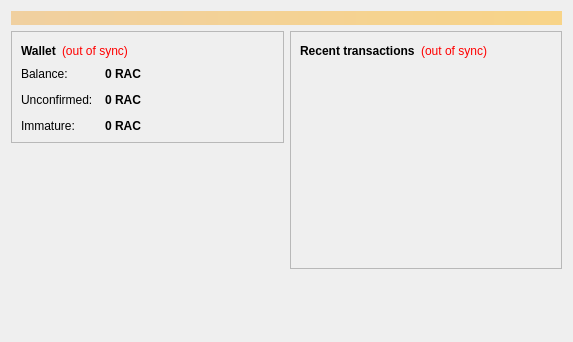
<?xml version="1.0" encoding="UTF-8"?>
<ui version="4.0">
 <class>OverviewPage</class>
 <widget class="QWidget" name="OverviewPage">
  <property name="geometry">
   <rect>
    <x>0</x>
    <y>0</y>
    <width>573</width>
    <height>342</height>
   </rect>
  </property>
  <property name="windowTitle">
   <string>Form</string>
  </property>
  <layout class="QVBoxLayout" name="topLayout">
   <item>
    <widget class="QLabel" name="labelAlerts">
     <property name="visible">
      <bool>false</bool>
     </property>
     <property name="styleSheet">
      <string notr="true">background-color: qlineargradient(x1: 0, y1: 0, x2: 1, y2: 0, stop:0 #F0D0A0, stop:1 #F8D488); color:#000000;</string>
     </property>
     <property name="wordWrap">
      <bool>true</bool>
     </property>
     <property name="margin">
      <number>3</number>
     </property>
    </widget>
   </item>
   <item>
    <layout class="QHBoxLayout" name="horizontalLayout" stretch="1,1">
     <item>
      <layout class="QVBoxLayout" name="verticalLayout_2">
       <item>
        <widget class="QFrame" name="frame">
         <property name="frameShape">
          <enum>QFrame::StyledPanel</enum>
         </property>
         <property name="frameShadow">
          <enum>QFrame::Raised</enum>
         </property>
         <layout class="QVBoxLayout" name="verticalLayout_4">
          <item>
           <layout class="QHBoxLayout" name="horizontalLayout_4">
            <item>
             <widget class="QLabel" name="label_5">
              <property name="font">
               <font>
                <weight>75</weight>
                <bold>true</bold>
               </font>
              </property>
              <property name="text">
               <string>Wallet</string>
              </property>
             </widget>
            </item>
            <item>
             <widget class="QLabel" name="labelWalletStatus">
              <property name="toolTip">
               <string>The displayed information may be out of date. Your wallet automatically synchronizes with the Racoin network after a connection is established, but this process has not completed yet.</string>
              </property>
              <property name="styleSheet">
               <string notr="true">QLabel { color: red; }</string>
              </property>
              <property name="text">
               <string notr="true">(out of sync)</string>
              </property>
              <property name="alignment">
               <set>Qt::AlignLeading|Qt::AlignLeft|Qt::AlignVCenter</set>
              </property>
             </widget>
            </item>
            <item>
             <spacer name="horizontalSpacer_2">
              <property name="orientation">
               <enum>Qt::Horizontal</enum>
              </property>
              <property name="sizeHint" stdset="0">
               <size>
                <width>40</width>
                <height>20</height>
               </size>
              </property>
             </spacer>
            </item>
           </layout>
          </item>
          <item>
           <layout class="QFormLayout" name="formLayout_2">
            <property name="fieldGrowthPolicy">
             <enum>QFormLayout::AllNonFixedFieldsGrow</enum>
            </property>
            <property name="horizontalSpacing">
             <number>12</number>
            </property>
            <property name="verticalSpacing">
             <number>12</number>
            </property>
            <item row="0" column="0">
             <widget class="QLabel" name="label">
              <property name="text">
               <string>Balance:</string>
              </property>
             </widget>
            </item>
            <item row="0" column="1">
             <widget class="QLabel" name="labelBalance">
              <property name="font">
               <font>
                <weight>75</weight>
                <bold>true</bold>
               </font>
              </property>
              <property name="cursor">
               <cursorShape>IBeamCursor</cursorShape>
              </property>
              <property name="toolTip">
               <string>Your current balance</string>
              </property>
              <property name="text">
               <string notr="true">0 RAC</string>
              </property>
              <property name="textInteractionFlags">
               <set>Qt::LinksAccessibleByMouse|Qt::TextSelectableByKeyboard|Qt::TextSelectableByMouse</set>
              </property>
             </widget>
            </item>
            <item row="1" column="0">
             <widget class="QLabel" name="label_3">
              <property name="text">
               <string>Unconfirmed:</string>
              </property>
             </widget>
            </item>
            <item row="1" column="1">
             <widget class="QLabel" name="labelUnconfirmed">
              <property name="font">
               <font>
                <weight>75</weight>
                <bold>true</bold>
               </font>
              </property>
              <property name="cursor">
               <cursorShape>IBeamCursor</cursorShape>
              </property>
              <property name="toolTip">
               <string>Total of transactions that have yet to be confirmed, and do not yet count toward the current balance</string>
              </property>
              <property name="text">
               <string notr="true">0 RAC</string>
              </property>
              <property name="textInteractionFlags">
               <set>Qt::LinksAccessibleByMouse|Qt::TextSelectableByKeyboard|Qt::TextSelectableByMouse</set>
              </property>
             </widget>
            </item>
            <item row="2" column="0">
             <widget class="QLabel" name="labelImmatureText">
              <property name="text">
               <string>Immature:</string>
              </property>
             </widget>
            </item>
            <item row="2" column="1">
             <widget class="QLabel" name="labelImmature">
              <property name="font">
               <font>
                <weight>75</weight>
                <bold>true</bold>
               </font>
              </property>
              <property name="toolTip">
               <string>Mined balance that has not yet matured</string>
              </property>
              <property name="text">
               <string notr="true">0 RAC</string>
              </property>
              <property name="textInteractionFlags">
               <set>Qt::LinksAccessibleByMouse|Qt::TextSelectableByKeyboard|Qt::TextSelectableByMouse</set>
              </property>
             </widget>
            </item>
           </layout>
          </item>
         </layout>
        </widget>
       </item>
       <item>
        <spacer name="verticalSpacer">
         <property name="orientation">
          <enum>Qt::Vertical</enum>
         </property>
         <property name="sizeHint" stdset="0">
          <size>
           <width>20</width>
           <height>40</height>
          </size>
         </property>
        </spacer>
       </item>
      </layout>
     </item>
     <item>
      <layout class="QVBoxLayout" name="verticalLayout_3">
       <item>
        <widget class="QFrame" name="frame_2">
         <property name="frameShape">
          <enum>QFrame::StyledPanel</enum>
         </property>
         <property name="frameShadow">
          <enum>QFrame::Raised</enum>
         </property>
         <layout class="QVBoxLayout" name="verticalLayout">
          <item>
           <layout class="QHBoxLayout" name="horizontalLayout_2">
            <item>
             <widget class="QLabel" name="label_4">
              <property name="text">
               <string>&lt;b&gt;Recent transactions&lt;/b&gt;</string>
              </property>
             </widget>
            </item>
            <item>
             <widget class="QLabel" name="labelTransactionsStatus">
              <property name="toolTip">
               <string>The displayed information may be out of date. Your wallet automatically synchronizes with the Racoin network after a connection is established, but this process has not completed yet.</string>
              </property>
              <property name="styleSheet">
               <string notr="true">QLabel { color: red; }</string>
              </property>
              <property name="text">
               <string notr="true">(out of sync)</string>
              </property>
              <property name="alignment">
               <set>Qt::AlignRight|Qt::AlignTrailing|Qt::AlignVCenter</set>
              </property>
             </widget>
            </item>
            <item>
             <spacer name="horizontalSpacer">
              <property name="orientation">
               <enum>Qt::Horizontal</enum>
              </property>
              <property name="sizeHint" stdset="0">
               <size>
                <width>40</width>
                <height>20</height>
               </size>
              </property>
             </spacer>
            </item>
           </layout>
          </item>
          <item>
           <widget class="QListView" name="listTransactions">
            <property name="styleSheet">
             <string notr="true">QListView { background: transparent; }</string>
            </property>
            <property name="frameShape">
             <enum>QFrame::NoFrame</enum>
            </property>
            <property name="verticalScrollBarPolicy">
             <enum>Qt::ScrollBarAlwaysOff</enum>
            </property>
            <property name="horizontalScrollBarPolicy">
             <enum>Qt::ScrollBarAlwaysOff</enum>
            </property>
            <property name="selectionMode">
             <enum>QAbstractItemView::NoSelection</enum>
            </property>
           </widget>
          </item>
         </layout>
        </widget>
       </item>
       <item>
        <spacer name="verticalSpacer_2">
         <property name="orientation">
          <enum>Qt::Vertical</enum>
         </property>
         <property name="sizeHint" stdset="0">
          <size>
           <width>20</width>
           <height>40</height>
          </size>
         </property>
        </spacer>
       </item>
      </layout>
     </item>
    </layout>
   </item>
  </layout>
 </widget>
 <resources/>
 <connections/>
</ui>
